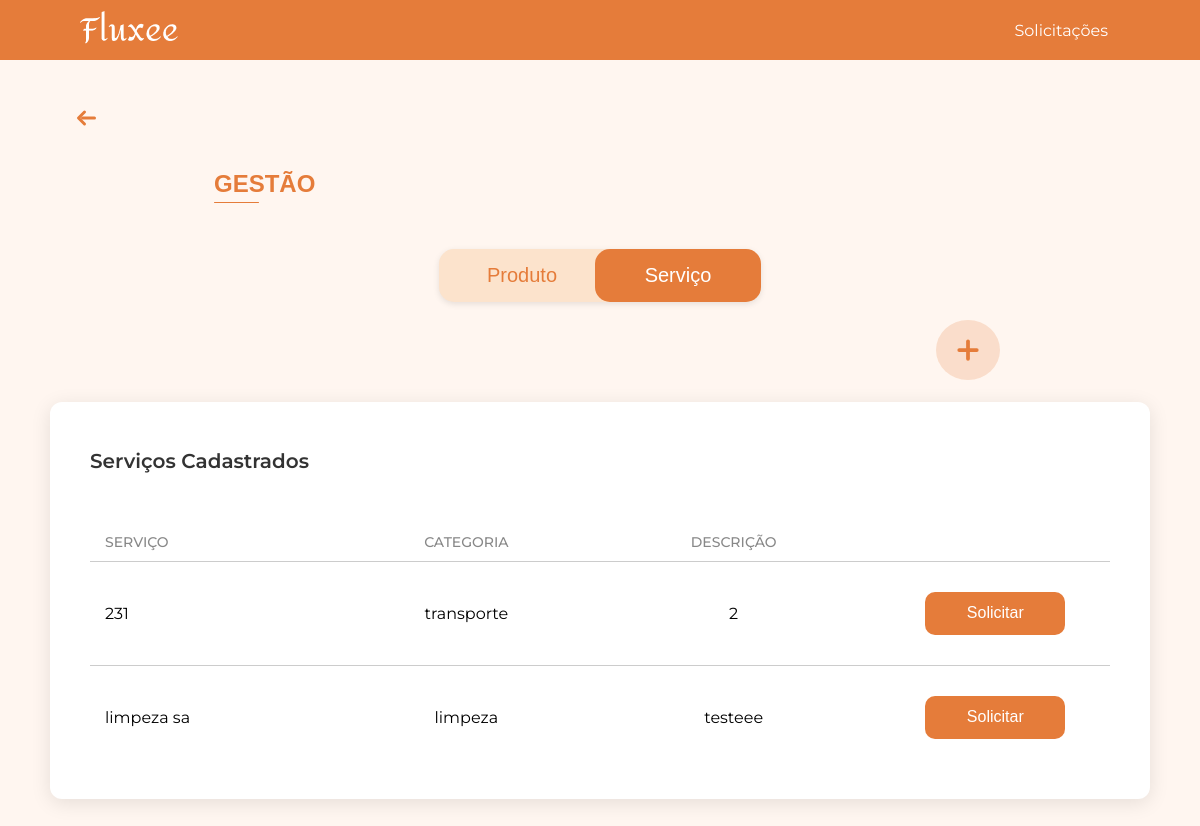
The page /gestao_servico/ on the database as committed earlier.
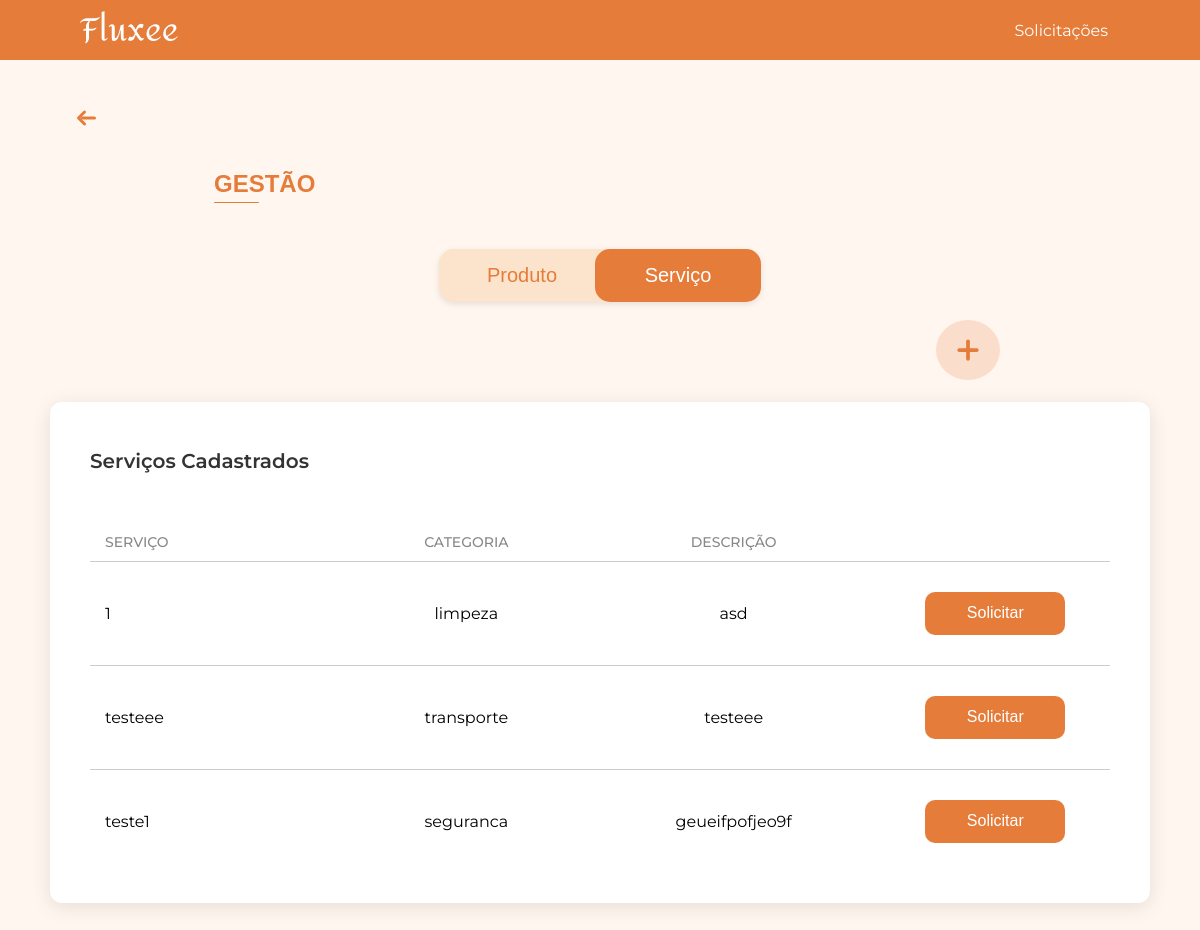
The same page on the database as committed later.
### app/models.py (models this page shows, shortened)
class Service(db.Model):
    __tablename__ = 'services'
    id = db.Column(db.Integer, primary_key=True)
    nome = db.Column(db.String(120), nullable=False)
    categoria = db.Column(db.String(30), nullable=False)  # transporte / limpeza / seguranca
    descricao = db.Column(db.Text, nullable=True)
    transporte = db.relationship("ServiceTransporte", backref="service", uselist=False)
    seguranca = db.relationship("ServiceSeguranca", backref="service", uselist=False)
    limpeza = db.relationship("ServiceLimpeza", backref="service", uselist=False)

### app/view.py (the view, shortened to what this page needs)
@app.route('/gestao_servico/', methods=['GET', 'POST'])
def gestao_servico():
    servicos = Service.query.all()  # pega todos os serviços do banco
    return render_template('gestao_servico.html', servicos=servicos)

### app/templates/gestao_servico.html (shortened to what this page needs)
<!DOCTYPE html>
<html lang="pt-BR">
<head>
    <link rel="stylesheet" href="{{ url_for('static', filename='css/gestao_servicos.css') }}">
</head>
<body>
    {% include 'componentes/alertas/alerta_sucesso.html' %}
    {% include 'componentes/header/header.html' %}
    {% with texto="GESTÃO" %}
        {% include 'componentes/titulos/titulo.html' %}
    {% endwith %}
    {% include 'componentes/botoes/botao_gestao_add_servico.html' %}
    {% include 'componentes/botoes/botaogestao.html' %}
    <div class="gestao-container">
        <div class="gestao-box">
            <h2 class="gestao-box-title">Serviços Cadastrados</h2>
            <div class="gestao-tabela">
                <div class="gestao-cabecalho">
                    <span class="coluna-produto">SERVIÇO</span>
                    <span class="coluna-categoria">CATEGORIA</span>
                    <span class="coluna-descricao">DESCRIÇÃO</span>
                </div>
                {% for s in servicos %}
                    <div class="gestao-linha linha-dinamica">
                        <span class="linha-produto">{{ s.nome }}</span>
                        <span class="linha-categoria">{{ s.categoria }}</span>
                        <span class="linha-descricao">{{ s.descricao }}</span>
                        <span class="linha-acao">
                            <button class="btn-solicitar"
                                    data-categoria="{{ s.categoria }}"
                                    data-nome="{{ s.nome }}"
                                    data-service-id="{{ s.id }}">
                                Solicitar
                            </button>
                        </span>
                    </div>
                {% endfor %}
            </div>
        </div>
    </div>
                    {% include 'componentes/boxs/box_data_saida.html' %}
                    {% include 'componentes/boxs/box_data_retorno.html' %}
                    {% set tempos = ['Manhã', 'Tarde', 'Noite', 'Integral'] %}
                    {% include 'componentes/boxs/dropdown_tempo.html' %}
                    {% include 'componentes/boxs/box_ambiente.html' %}
                    {% set frequencias = ['Diária', 'Semanal', 'Quinzenal', 'Mensal'] %}
                    {% include 'componentes/boxs/dropdown_frequencia.html' %}
                    {% include 'componentes/boxs/box_data_inicio.html' %}
                    {% include 'componentes/boxs/box_area_atuacao.html' %}
                    {% set options_turno = [('Manhã','Manhã'),('Tarde','Tarde'),('Noite','Noite'),('24 Horas','24 Horas')] %}
                    {% include 'componentes/boxs/dropdown_turno.html' %}
                {% with texto="Enviar Solicitação" %}
                    {% include 'componentes/botoes/botao_enviar.html' %}
                {% endwith %}
</body>
</html>

### app/templates/componentes/alertas/alerta_sucesso.html (shortened to what this page needs)
<link rel="stylesheet" href="{{ url_for('static', filename='css/diversos/alerta_sucesso.css') }}">

### app/templates/componentes/header/header.html (shortened to what this page needs)
<header class="site-header">
  <div class="container">
    <a href="/" class="logo">
      <img src="{{ url_for('static', filename='images/fluxee2.png') }}" alt="Logo Fluxeé">
    </a>
    <nav class="nav">
      <ul>
        <li><a href="{{ url_for('solicitacoes') }}">Solicitações</a></li>
      </ul>
    </nav>
  </div>
</header>
<link rel="stylesheet" href="{{ url_for('static', filename='css/header.css') }}">

### app/templates/componentes/titulos/titulo.html
<div class="titulo-container">
    <div class="seta-container">
        <a href="{{ url_for('home') }}" class="titulo-voltar" title="Voltar para a página inicial">
            <svg xmlns="http://www.w3.org/2000/svg" width="45" height="24" fill="none" stroke="#E57C3A" stroke-width="3" stroke-linecap="round" stroke-linejoin="round" viewBox="0 0 24 24">
                <line x1="8" y1="12" x2="20" y2="12" />
                <polyline points="10 6 4 12 10 18" />
            </svg>
        </a>
    </div>
    <div class="titulo-linha">
        <h1 class="titulo">{{ texto }}</h1>
    </div>
</div>
<link rel="stylesheet" href="{{ url_for('static', filename='css/diversos/titulo.css') }}">

### app/templates/componentes/botoes/botao_gestao_add_servico.html
<a href="{{ url_for('cadastrar_servico') }}" class="botao-adicionar-servico" title="Adicionar novo servico">
    <svg xmlns="http://www.w3.org/2000/svg" width="24" height="24" fill="none" stroke="#E57C3A" stroke-width="3" stroke-linecap="round" stroke-linejoin="round" viewBox="0 0 24 24">
        <line x1="12" y1="5" x2="12" y2="19"/>
        <line x1="5" y1="12" x2="19" y2="12"/>
    </svg>
</a>
<link rel="stylesheet" href="{{ url_for('static', filename='css/botoes/botao_gestao_add_servico.css') }}">

### app/templates/componentes/botoes/botaogestao.html
<link rel="stylesheet" href="{{ url_for('static', filename='css/botoes/botaogestao.css') }}">
<div class="container">
  <div class="toggle-container">
    <a href="{{ url_for('gestao') }}" class="toggle-btn {% if request.path == '/gestao/' %}active{% endif %}">Produto</a>
    <a href="{{ url_for('gestao_servico') }}" class="toggle-btn {% if request.path == '/gestao_servico/' %}active{% endif %}">Serviço</a>
  </div>
</div>
<link rel="stylesheet" href="{{ url_for('static', filename='js/botaogestao.js') }}">

### app/templates/componentes/boxs/box_data_saida.html (shortened to what this page needs)
<link rel="stylesheet" href="{{ url_for('static', filename='css/boxs/box_data_saida.css') }}">

### app/templates/componentes/boxs/box_data_retorno.html (shortened to what this page needs)
<link rel="stylesheet" href="{{ url_for('static', filename='css/boxs/box_data_retorno.css') }}">

### app/templates/componentes/boxs/dropdown_tempo.html (shortened to what this page needs)
<link rel="stylesheet" href="{{ url_for('static', filename='css/boxs/dropdown_tempo.css') }}">

### app/templates/componentes/boxs/box_ambiente.html (shortened to what this page needs)
<link rel="stylesheet" href="{{ url_for('static', filename='css/boxs/box_ambiente.css') }}">

### app/templates/componentes/boxs/dropdown_frequencia.html (shortened to what this page needs)
<link rel="stylesheet" href="{{ url_for('static', filename='css/boxs/dropdown_frequencia.css') }}">

### app/templates/componentes/boxs/box_data_inicio.html (shortened to what this page needs)
<link rel="stylesheet" href="{{ url_for('static', filename='css/boxs/box_data_inicio.css') }}">

### app/templates/componentes/boxs/box_area_atuacao.html (shortened to what this page needs)
<link rel="stylesheet" href="{{ url_for('static', filename='css/boxs/box_area_atuacao.css') }}">

### app/templates/componentes/boxs/dropdown_turno.html (shortened to what this page needs)
<link rel="stylesheet" href="{{ url_for('static', filename='css/boxs/dropdown_turno.css') }}">

### app/templates/componentes/botoes/botao_enviar.html (shortened to what this page needs)
<link rel="stylesheet" href="{{ url_for('static', filename='css/botoes/botao_enviar.css') }}">

### app/static/css/gestao_servicos.css (style rules this page uses)
html, body { margin: 0; padding: 0; font-family: 'Montserrat', Arial, sans-serif; background-color: #FFF6F0; }
.gestao-container { display: flex; justify-content: center; align-items: flex-start; gap: 50px; padding: 50px 0; }
.gestao-box { width: 1850px; background: #fff; border-radius: 12px; box-shadow: 0 4px 20px rgba(0,0,0,0.1); padding: 30px 40px; box-sizing: border-box; }
.gestao-box-title { font-size: 20px; font-weight: 600; margin-bottom: 50px; color: #333; }
.gestao-cabecalho { display: flex; padding: 10px 15px; font-weight: 500; color: #888; font-size: 14px; }
.coluna-produto { width: 23%; text-align: left; }
.coluna-categoria { width: 27%; text-align: center; }
.coluna-descricao { width: 27%; text-align: center; }
.gestao-linha { display: flex; align-items: center; padding: 30px 15px; border-top: 1px solid #ccc; height: auto; background: transparent; }
.gestao-linha:last-of-type { margin-bottom: 0; }
.gestao-linha .linha-produto { width: 23%; }
.gestao-linha .linha-categoria { width: 27%; text-align: center; }
.gestao-linha .linha-descricao { width: 27%; text-align: center; }
.gestao-linha .linha-acao { width: 20%; text-align: right; }
.btn-solicitar { width: 140px; height: 43px; background-color: #E57C3A; color: #fff; border: none; font-size: 16px; cursor: pointer; border-radius: 10px; transition: background-color 0.3s ease, transform 0.2s ease; }
@media (max-width: 2100px) { .gestao-box { width: 1600px; } }
@media (max-width: 1800px) { .gestao-box { width: 1350px; } }
@media (max-width: 1600px) { .gestao-box { width: 1200px; } }
@media (max-width: 1450px) { .gestao-box { width: 1100px; } }
@media (max-width: 1400px) { .gestao-box { margin-top: 50px; } }

### app/static/css/header.css (style rules this page uses)
.site-header { background-color: #E57C3A; width: 100%; height: 65px; max-height: 60px; color: white; display: flex; align-items: center; padding: 0 80px; box-sizing: border-box; }
.site-header .container { display: flex; justify-content: space-between; align-items: center; width: 100%; margin: 0 auto; padding-right: 0; }
.logo { font-size: 1.5rem; font-weight: bold; }
.nav ul { display: flex; list-style: none; margin: 0; padding: 0; font-family: 'Montserrat', sans-serif; gap: 20px; }
.nav li { position: relative; margin: 0; }
.nav a { display: inline-flex; align-items: center; text-decoration: none; color: white; font-family: 'Montserrat', sans-serif; padding: 8px 12px; transition: color 0.3s ease; }

### app/static/css/diversos/titulo.css (style rules this page uses)
.titulo-container { margin-left: 64px; margin-top: 46px; display: block; }
.seta-container { margin-bottom: 20px; }
.titulo-voltar { text-decoration: none; display: inline-flex; align-items: center; transition: transform 0.2s ease; }
.titulo-linha .titulo { color: #E57C3A; margin-left: 150px; font-size: 24px; font-weight: 600; font-family: Arial, Helvetica, sans-serif; position: relative; display: inline-block; }
.titulo-linha .titulo::after { content: ""; display: block; width: 45px; height: 1px; background-color: #E57C3A; margin-top: 4px; border-radius: 2px; }

### app/static/css/botoes/botao_gestao_add_servico.css (style rules this page uses)
.botao-adicionar-servico { display: flex; align-items: center; justify-content: center; width: 64px; height: 60px; border-radius: 50%; background-color: rgba(229, 124, 58, 0.2); text-decoration: none; cursor: pointer; transition: transform 0.2s ease, box-shadow 0.2s ease; position: fixed; right: 193px; top: 350px; z-index: 1000; }
.botao-adicionar-servico svg { width: 30px; height: 30px; stroke: #E57C3A; }
@media (max-width: 2100px) { .botao-adicionar-servico { right: 80px; } }
@media (max-width: 1400px) { .botao-adicionar-servico { position: fixed; top: 320px; right: 200px; z-index: 2000; transform: none; } }

### app/static/css/botoes/botaogestao.css (style rules this page uses)
.container { width: 100vw; margin-top: 30px; display: flex; justify-content: center; align-items: center; font-family: Arial, sans-serif; }
.toggle-container { display: flex; width: 322px; height: 53px; background-color: #fce3cc; border-radius: 15px; overflow: hidden; box-shadow: 0 2px 6px rgba(0,0,0,0.1); }
.toggle-btn { flex: 1; font-size: 20px; font-weight: 500; cursor: pointer; transition: all 0.3s ease; color: #E57C3A; background: transparent; text-decoration: none; display: flex; justify-content: center; align-items: center; }
.toggle-btn.active { background-color: #E57C3A; color: white; border-radius: 15px; width: calc(50% + 10px); margin-left: -10px; }
.toggle-btn:first-child { border-top-left-radius: 12px; border-bottom-left-radius: 12px; }
.toggle-btn:last-child { border-top-right-radius: 12px; border-bottom-right-radius: 12px; }

Rows that differ between the two databases and show on the page:
changed Service: nome "231" → "1"; categoria "transporte" → "limpeza"; descricao "2" → "asd"
changed Service "testeee": nome "limpeza sa" → "testeee"; categoria "limpeza" → "transporte"
added Service: nome "teste1", categoria "seguranca", descricao "geueifpofjeo9f"
